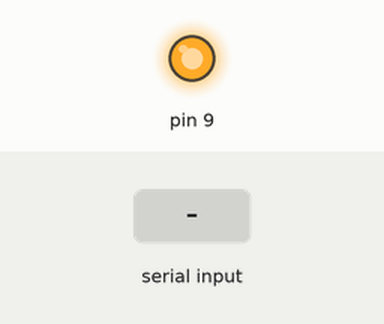
Bench run of a sketch on a simulated Arduino Mega 2560, built with avr-gcc and run on an emulated ATmega2560. Parts: output pins drawn as LEDs (lit = HIGH). The test bench sets the inputs (shaded band). What the sketch prints to the serial monitor is not drawn.

Above: at 2.1 s.
At 9.2 s:
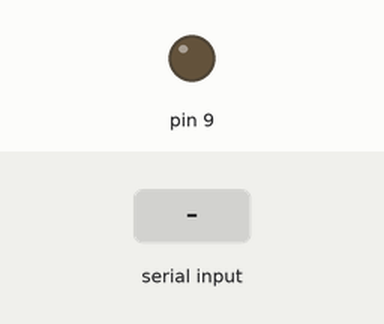
9.3 s: "1" received over the second serial link
Timing chart, 0 to 12.3 s (numbered marks = the images above; inputs shaded):
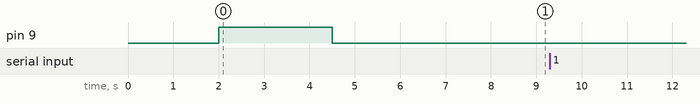

Measured:
- after the input at 9.3 s, every drawn part: stays the same

The sketch:

sketch_apr25d.ino
```cpp
#include <SoftwareSerial.h>
#define terminator 10 // DEC value for a LF(line feed) to skip while loop


String IncDataSerial = "";

void setup()
{
  delay(1000);
  Serial.begin(19200);
  Serial1.begin(19200);

  // Automatically power up the SIM900.
  pinMode(9, OUTPUT);
  digitalWrite(9,LOW);
  delay(1000);
  digitalWrite(9,HIGH);
  delay(2500);
  digitalWrite(9,LOW);
  delay(3500);
  // End of SIM900 power up.
}

void loop()
{
  if (Serial1.available()>0)  // if date is comming from softwareserial port ==> data is comming from gprs shield
  {
    boolean getLF = false;
    while(Serial1.available()>0 && !getLF)  // reading data into string if activity is on port and getLF is false ==> no LF have been send
    {
      char buffer=Serial1.read();  // writing data into char
      IncDataSerial += buffer;
        if (buffer == terminator) {
        getLF = true;
      }
    }

    Serial.print(IncDataSerial);  // send string ( char array ) to hardware serial
    Serial.print("\r");   // send a CR because it is missing
    IncDataSerial = "";
  }
  if (Serial.available()>0) // if data is available on hardwareserial port ==> data is comming from PC or notebook
    Serial1.write(Serial.read());  // write it to the GPRS shield
}
```
